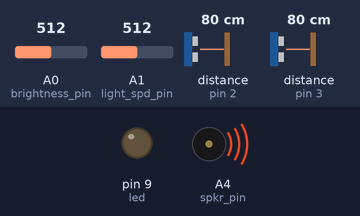
This sketch was run on a simulated Arduino Uno, built with avr-gcc and run on an emulated ATmega328P. On the bench: output pins drawn as LEDs (lit = HIGH), buzzer (waves = sounding). Wiring (inferred from the names in the program): 2 × range finder with pulse-width output: data pin 2 / data pin 3. The inputs (shaded band) are chosen by the test bench; at power-on: A0 (brightness_pin) = 512, A1 (light_spd_pin) = 512, distance to the obstacle (sensors on pin 2, pin 3) 80 cm. Random numbers use the default seed unless the sketch sets one.

Above: at 5.16 s.
At 40.39 s:
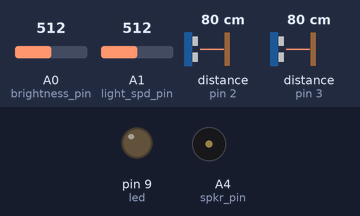
Timing chart, 0 to 43.2 s (numbered marks = the images above):
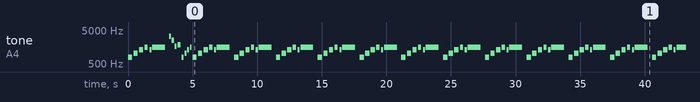

The sketch:

RGB_keyboard_best.ino
```cpp
#include "pitches.h"

 // declaration of constants //
const byte pwr_pin = 2;
const byte mode_pin = 3;
const byte brightness_pin = A0;
const byte light_spd_pin = A1;
const byte led = 9;
const byte spkr_pin = A4;
const int note_duration = 500;
const int note_pause = 1000;

 // declaration of variables //
byte brightness = 255;
byte light_spd = 0;
byte stp = 0;
byte random_count = 0;
bool dir = true;
volatile bool mode_change = false;
volatile bool pwr_change = false;
volatile byte mode = 0;
volatile bool pwr = true;

 // arrays of notes for different melodies //
int melody_mode[] = {
  NOTE_C4, NOTE_G3, NOTE_G3, NOTE_A3, NOTE_G3, 0, NOTE_B3, NOTE_C4
};

int melody_power_on[] = {
  NOTE_G5, NOTE_C6, NOTE_E6,
  NOTE_G6, 0, NOTE_E6, NOTE_G6

};

int melody_power_off[] = {
  NOTE_GS7, NOTE_DS7, NOTE_GS6, NOTE_AS6
};

 // arrays of note durations for different melodies //
int note_durations_mode[] = {
  4, 8, 8, 4, 4, 4, 4, 4
};

int note_durations_power_on[] = {
  3, 3, 3, 4, 24, 6, 1
};

int note_durations_power_off[] = {
  3, 3, 3, 2
};


 // three functions that play different melodies //
void PowerOnMelody() {
  for (int thisNote = 0; thisNote < 7; thisNote++) {
    int noteDuration = 1000 / note_durations_power_on[thisNote];
    tone(spkr_pin, melody_power_on[thisNote], noteDuration);
    int pauseBetweenNotes = noteDuration * 1.30;
    delay(pauseBetweenNotes);
    noTone(spkr_pin);
  }
}

void PowerOffMelody() {
  for (int thisNote = 0; thisNote < 8; thisNote++) {
    int noteDuration = 500 / note_durations_power_off[thisNote];
    tone(spkr_pin, melody_power_off[thisNote], noteDuration);
    int pauseBetweenNotes = noteDuration * 1.30;
    delay(pauseBetweenNotes);
    noTone(spkr_pin);
  }
}

void ModeMelody() {
  for (int thisNote = 0; thisNote < 8; thisNote++) {
    int noteDuration = 1000 / note_durations_mode[thisNote];
    tone(spkr_pin, melody_mode[thisNote], noteDuration);
    int pauseBetweenNotes = noteDuration * 1.30;
    delay(pauseBetweenNotes);
    noTone(spkr_pin);
  }
}

 // interrupt function to change the lights mode //
void mode_interrupt() {
  mode++;
  mode_change = true;
}

 // interrupt function to change power status //
void pwr_interrupt() {
  pwr = !pwr;
  pwr_change = true;
}

 // this function adjusts the LEDs for the correct mode, correct brightness and for the n-th step in the cycle //
void NthStep(byte mode, byte brightness, byte stp){

    // if the step has incremented to the highest value, change the dirrection for cases 0 and 1 //
   if (stp == 255) {
      dir = !dir;
      }

   // all possible lightning modes //
  switch (mode) {

     // growing and falling lights //
    case 0:
      if (dir == true) {
        analogWrite(led, stp);
      }
      else {
        analogWrite(led, 255 - stp);
      }
      break;

     // random blinking with a 1/3 change of being turned off //
    case 1:
        if (random(3)) {
          analogWrite(led, 0);
        }
        else {
          analogWrite(led, brightness);
        }
      break;

     // static lightning //
    default:
      analogWrite(led, brightness);
      break;
  }
}


void setup() {

   // declaring the pin modes //
  pinMode(brightness_pin, INPUT);
  pinMode(light_spd_pin, INPUT);
  pinMode(pwr_pin, INPUT_PULLUP);
  pinMode(mode_pin, INPUT_PULLUP);
  attachInterrupt(digitalPinToInterrupt(pwr_pin), pwr_interrupt, FALLING);
  attachInterrupt(digitalPinToInterrupt(mode_pin), mode_interrupt, FALLING);
  pinMode(led, OUTPUT);
  pinMode(spkr_pin, OUTPUT);

   // play the "power on" melody //
  PowerOnMelody();

}


void loop() {

  delay(light_spd);
  light_spd = analogRead(light_spd_pin);
  brightness = analogRead(brightness_pin);

     // check if the power button was pressed and act accordingly //
  if (pwr_change == true) {
    if (pwr == true) {
      PowerOnMelody();
    }
    else {
      PowerOffMelody();
    }
    pwr_change = false;
  }

  if (pwr == false) {
    analogWrite(led, 0);
  }

  else {

     // check if the mode button was pressed and act accordingly //
    if (mode_change == true) {
      ModeMelody();
      mode_change = false;
    }

    mode = mode % 3;
    stp++ % 256;
    NthStep(mode, brightness, stp);
  }
}
```

pitches.h
```cpp
/*************************************************
   Public Constants
 *************************************************/

#define NOTE_B0  31
#define NOTE_C1  33
#define NOTE_CS1 35
#define NOTE_D1  37
#define NOTE_DS1 39
#define NOTE_E1  41
#define NOTE_F1  44
#define NOTE_FS1 46
#define NOTE_G1  49
#define NOTE_GS1 52
#define NOTE_A1  55
#define NOTE_AS1 58
#define NOTE_B1  62
#define NOTE_C2  65
#define NOTE_CS2 69
#define NOTE_D2  73
#define NOTE_DS2 78
#define NOTE_E2  82
#define NOTE_F2  87
#define NOTE_FS2 93
#define NOTE_G2  98
#define NOTE_GS2 104
#define NOTE_A2  110
#define NOTE_AS2 117
#define NOTE_B2  123
#define NOTE_C3  131
#define NOTE_CS3 139
#define NOTE_D3  147
#define NOTE_DS3 156
#define NOTE_E3  165
#define NOTE_F3  175
#define NOTE_FS3 185
#define NOTE_G3  196
#define NOTE_GS3 208
#define NOTE_A3  220
#define NOTE_AS3 233
#define NOTE_B3  247
#define NOTE_C4  262
#define NOTE_CS4 277
#define NOTE_D4  294
#define NOTE_DS4 311
#define NOTE_E4  330
#define NOTE_F4  349
#define NOTE_FS4 370
#define NOTE_G4  392
#define NOTE_GS4 415
#define NOTE_A4  440
#define NOTE_AS4 466
#define NOTE_B4  494
#define NOTE_C5  523
#define NOTE_CS5 554
#define NOTE_D5  587
#define NOTE_DS5 622
#define NOTE_E5  659
#define NOTE_F5  698
#define NOTE_FS5 740
#define NOTE_G5  784
#define NOTE_GS5 831
#define NOTE_A5  880
#define NOTE_AS5 932
#define NOTE_B5  988
#define NOTE_C6  1047
#define NOTE_CS6 1109
#define NOTE_D6  1175
#define NOTE_DS6 1245
#define NOTE_E6  1319
#define NOTE_F6  1397
#define NOTE_FS6 1480
#define NOTE_G6  1568
#define NOTE_GS6 1661
#define NOTE_A6  1760
#define NOTE_AS6 1865
#define NOTE_B6  1976
#define NOTE_C7  2093
#define NOTE_CS7 2217
#define NOTE_D7  2349
#define NOTE_DS7 2489
#define NOTE_E7  2637
#define NOTE_F7  2794
#define NOTE_FS7 2960
#define NOTE_G7  3136
#define NOTE_GS7 3322
#define NOTE_A7  3520
#define NOTE_AS7 3729
#define NOTE_B7  3951
#define NOTE_C8  4186
#define NOTE_CS8 4435
#define NOTE_D8  4699
#define NOTE_DS8 4978
```

Measured:
- by itself, tone on A4 (spkr_pin): plays 784 Hz for 0.33 s, 1047 Hz for 0.33 s, 1319 Hz for 0.33 s, 1568 Hz for 0.25 s, 1319 Hz for 0.17 s, 1568 Hz for 1.0 s … (86 notes in this stretch)
